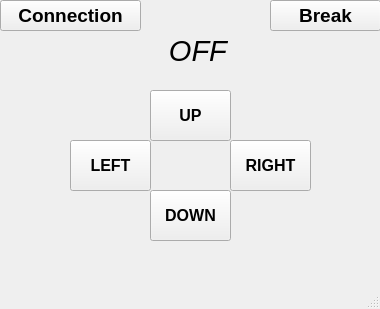
<?xml version="1.0" encoding="UTF-8"?>
<ui version="4.0">
 <class>MainWindow</class>
 <widget class="QMainWindow" name="MainWindow">
  <property name="geometry">
   <rect>
    <x>0</x>
    <y>0</y>
    <width>380</width>
    <height>309</height>
   </rect>
  </property>
  <property name="windowTitle">
   <string>MainWindow</string>
  </property>
  <widget class="QWidget" name="centralwidget">
   <widget class="QPushButton" name="UpButton">
    <property name="geometry">
     <rect>
      <x>150</x>
      <y>90</y>
      <width>81</width>
      <height>51</height>
     </rect>
    </property>
    <property name="font">
     <font>
      <family>Arial</family>
      <pointsize>12</pointsize>
      <weight>75</weight>
      <bold>true</bold>
     </font>
    </property>
    <property name="text">
     <string>UP</string>
    </property>
    <property name="autoDefault">
     <bool>false</bool>
    </property>
    <property name="default">
     <bool>false</bool>
    </property>
   </widget>
   <widget class="QPushButton" name="LeftButton">
    <property name="geometry">
     <rect>
      <x>70</x>
      <y>140</y>
      <width>81</width>
      <height>51</height>
     </rect>
    </property>
    <property name="font">
     <font>
      <family>Arial</family>
      <pointsize>12</pointsize>
      <weight>75</weight>
      <bold>true</bold>
     </font>
    </property>
    <property name="text">
     <string>LEFT</string>
    </property>
   </widget>
   <widget class="QPushButton" name="DownButton">
    <property name="geometry">
     <rect>
      <x>150</x>
      <y>190</y>
      <width>81</width>
      <height>51</height>
     </rect>
    </property>
    <property name="font">
     <font>
      <family>Arial</family>
      <pointsize>12</pointsize>
      <weight>75</weight>
      <bold>true</bold>
     </font>
    </property>
    <property name="text">
     <string>DOWN</string>
    </property>
   </widget>
   <widget class="QPushButton" name="RightButton">
    <property name="geometry">
     <rect>
      <x>230</x>
      <y>140</y>
      <width>81</width>
      <height>51</height>
     </rect>
    </property>
    <property name="font">
     <font>
      <family>Arial</family>
      <pointsize>12</pointsize>
      <weight>75</weight>
      <bold>true</bold>
     </font>
    </property>
    <property name="text">
     <string>RIGHT</string>
    </property>
   </widget>
   <widget class="QLabel" name="label">
    <property name="geometry">
     <rect>
      <x>0</x>
      <y>30</y>
      <width>381</width>
      <height>41</height>
     </rect>
    </property>
    <property name="font">
     <font>
      <family>Arial</family>
      <pointsize>22</pointsize>
      <weight>50</weight>
      <italic>true</italic>
      <bold>false</bold>
     </font>
    </property>
    <property name="text">
     <string>                     OFF</string>
    </property>
   </widget>
   <widget class="QPushButton" name="ConnectButton">
    <property name="geometry">
     <rect>
      <x>0</x>
      <y>0</y>
      <width>141</width>
      <height>31</height>
     </rect>
    </property>
    <property name="font">
     <font>
      <family>Arial</family>
      <pointsize>14</pointsize>
      <weight>75</weight>
      <bold>true</bold>
     </font>
    </property>
    <property name="text">
     <string>Connection</string>
    </property>
   </widget>
   <widget class="QPushButton" name="BreakButton">
    <property name="geometry">
     <rect>
      <x>270</x>
      <y>0</y>
      <width>111</width>
      <height>31</height>
     </rect>
    </property>
    <property name="font">
     <font>
      <family>Arial</family>
      <pointsize>14</pointsize>
      <weight>75</weight>
      <bold>true</bold>
     </font>
    </property>
    <property name="text">
     <string>Break</string>
    </property>
   </widget>
  </widget>
  <widget class="QMenuBar" name="menubar">
   <property name="geometry">
    <rect>
     <x>0</x>
     <y>0</y>
     <width>380</width>
     <height>23</height>
    </rect>
   </property>
  </widget>
  <widget class="QStatusBar" name="statusbar"/>
 </widget>
 <resources/>
 <connections/>
</ui>
